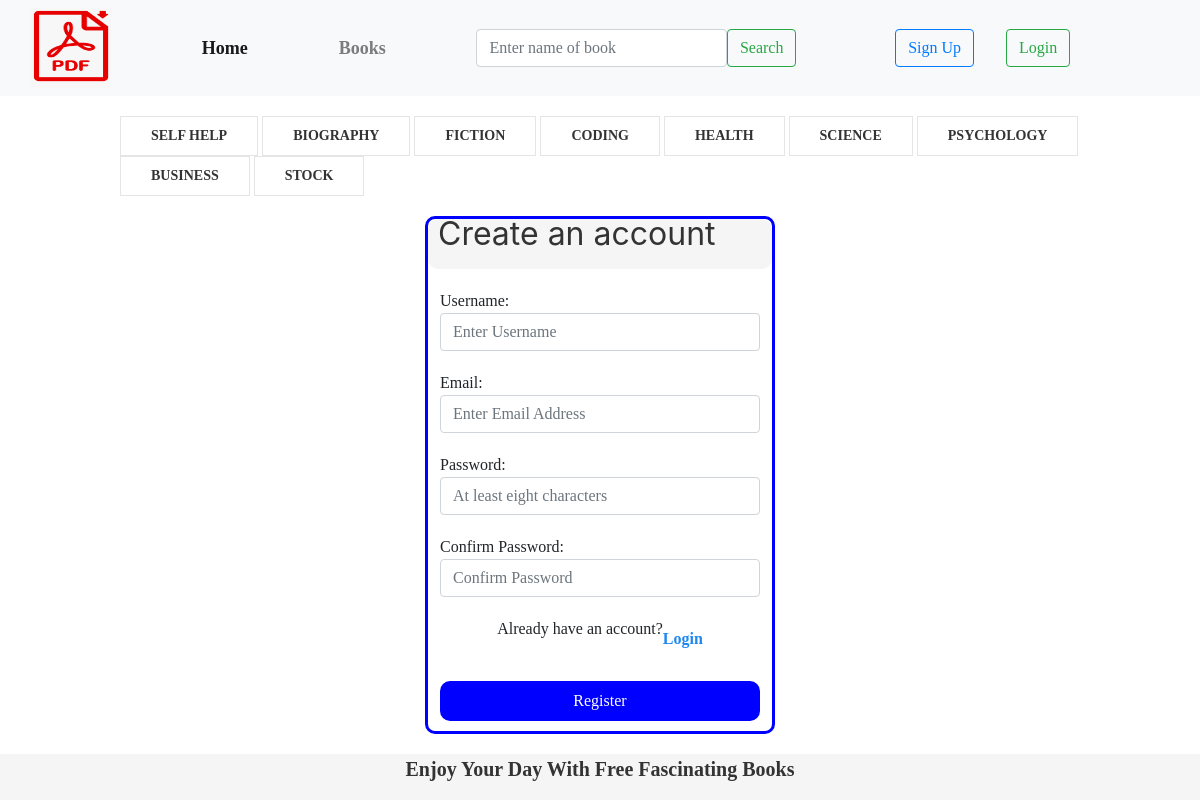
Page /book/register on the committed database.
### bookapp/models.py (models this page shows, shortened)
class Category(models.Model):
    name = models.CharField('Categories', max_length=50)
    slug = models.SlugField(max_length = 50)

### bookapp/views.py (the view)
# urls.py: path('register', views.register_page, name = 'register'),
def register_page(request):
    register_form = CreateUserForm()
    if request.method == 'POST':
        register_form = CreateUserForm(request.POST)
        if register_form.is_valid():
            register_form.save()
            messages.info(request, "Account Created Successfully!")
            return redirect('login')
    return render(request, 'register.html', {'register_form': register_form})

### bookapp/forms.py
class CreateUserForm(UserCreationForm):
    username = forms.CharField(max_length = 100, widget = forms.TextInput(attrs={
        'class' : 'form-control', 'placeholder': 'Enter Username'
    }))
    email = forms.CharField(max_length = 100, widget = forms.EmailInput(attrs={
        'class' : 'form-control', 'placeholder': 'Enter Email Address'
    }))
    password1 = forms.CharField(max_length = 100, widget = forms.PasswordInput(attrs={
        'class' : 'form-control', 'placeholder': 'At least eight characters'
    }))
    password2 = forms.CharField(max_length = 100, widget = forms.PasswordInput(attrs={
        'class' : 'form-control', 'placeholder': 'Confirm Password'
    }))
    class Meta:
        model = User
        fields = ['username', 'email', 'password1', 'password2']

### bookapp/context_processors.py (called while the page is built)
def category_links(request):
    category = Category.objects.all()
    return {'categories': category}

def book_search(request):
    search_form = BookSearchForm
    if request.method == 'POST':
        search_form = BookSearchForm(request.POST)
        if search_form.is_valid():
            search_form.save()
    return{'search_form': search_form}

### bookapp/templates/register.html (shortened to what this page needs)
{% extends 'base.html' %}
{% block content %}
<div id = 'container'>
    <div class = 'header'>
      <h2>Create an account</h2>
    </div>
    <form action = '#' method = 'POST'>
      <div id = 'form-control'>
          <label>Username:</label>
          {{register_form.username}}
        </div>
        <div id = 'form-control'>
          <label>Email:</label>
          {{register_form.email}}
        </div>
      <div id = 'form-control'>
          <label>Password:</label>
          {{register_form.password1}}
        </div>
       <div id = 'form-control'>
          <label>Confirm Password:</label>
          {{register_form.password2}}
        </div>
      <div id = 'haveAnAccount'>
        <p>Already have an account?</p>
        <a href = "{% url 'login' %}"><strong>Login</strong></a>
      </div>
      <button type = 'submit' id = 'submitButton'>Register</button>
    </form>
  </div>
  {% endblock %}

### templates/base.html (shortened to what this page needs)
{% load static %}
<!DOCTYPE html>
<html lang="en">
<head>
    <link rel = 'stylesheet' href ="{% static 'bootstrap/css/bootstrap.min.css' %}">
    <link rel = 'stylesheet' href ="{% static 'css/style.css' %}">
    <link rel = 'stylesheet' href ="{% static 'css/register.css' %}">
    <link rel = 'stylesheet' href ="{% static 'css/style.css' %}">
    <link rel = 'stylesheet' href ="{% static 'css/home.css' %}">
    <link rel = 'stylesheet' href ="{% static 'css/book_detail.css' %}">
    <link rel = 'stylesheet' href = "{% static 'uikit/css/uikit.css' %}">
</head>
<body>
  <nav class="navbar navbar-expand-lg navbar-light bg-light">
    <div class="container-fluid">
      <div id = 'logo'>
        <img src = "{% static 'img/pdf 3.png' %}">
      </div>
      <div class="collapse navbar-collapse" id="navbarSupportedContent" >
        <ul class="navbar-nav me-auto mb-2 mb-lg-0">
          <li class="nav-item">
            <a class="nav-link active" aria-current="page" href="{% url 'home' %}">Home</a>
          </li>
          <li class="nav-item">
            <a class="nav-link" href="{% url 'all_books' %}">Books</a>
          </li>
        </ul>
        <form class="d-flex" method = 'POST' action = "{% url 'book_search' %}" style="margin: 0px;">
          {{search_form.name_of_book}}
          <button class="btn btn-outline-success" type="submit">Search</button>
        </form>
      <div style = 'width: auto; display: flex'>
        {% if user.is_authenticated %}
         <div class="dropdown">
          <button class="btn btn-secondary dropdown-toggle" type="button" id="dropdownMenuButton1" data-bs-toggle="dropdown" aria-expanded="false">
            Hello {{user.username}}
          </button>
          <ul class="dropdown-menu" aria-labelledby="dropdownMenuButton1">
            <li><a class="dropdown-item" href="#">Upload Book</a></li>
            <li><a class="dropdown-item" href="{% url 'logout' %}">Logout</a></li>
          </ul>
        </div>
        {% else %}
          <a class="nav-link" href="{% url 'register' %}">
            <button type="button" class="btn btn-outline-primary">Sign Up</button></a>
            <a class="nav-link" href="{% url 'login' %}">
              <button type="button" class="btn btn-outline-success">Login</button>
            </a>
      {% endif %}
      </div>
      </div>
    </div>
  </nav>
      <p uk-margin style = "width: 80%; margin: auto; margin-top: 20px">
        {% for category in categories %}
        <a class="uk-button uk-button-default" href="{% url 'category_detail' category.slug %}"><strong>{{category.name}}</strong></a>
        {% endfor %}
    </p>
{% block content %}{% endblock %}
    <footer>
        <h4><strong>Enjoy Your Day With Free Fascinating Books</strong></h4>
    </footer>
</body>
</html>

### static/css/style.css (style rules this page uses)
* { margin: 0px; padding: 0px; box-sizing: border-box; font-family: Calibri; }
header, footer { width: 100%; height: 50px; background-color: whitesmoke; display: flex; align-items: center; justify-content: space-around; }
#logo { width: 80px; height: 80px; }
#logo img { width: 100%; height: 100%; }
nav { overflow: none; }
.navbar-collapse { justify-content: space-evenly !important; }
.navbar-collapse ul { width: 200px !important; justify-content: space-between; }
.navbar-collapse ul li a { font-weight: bold; font-size: 18px; }
footer { display: flex; align-items: center; justify-content: center; }

### static/css/register.css (style rules this page uses)
* { box-sizing: border-box; }
#container { width: 350px; height: auto; background-color: white; border-radius: 10px; margin: auto; border: 3px solid blue; margin-top: 20px; margin-bottom: 20px; padding-bottom: 10px; }
.header { width: 100%; height: 50px; display: flex; align-items: center; background-color: whitesmoke; border-radius: 10px; padding-left: 10px; margin-bottom: 10px; }
form { width: 320px; height: auto; margin: auto; }
#submitButton { width: 100%; height: 40px; background-color: blue; margin-top: 20px; border: none; color: white; border-radius: 10px; }
label { display: block !important; margin: 0px; }
#form-control { margin-top: 20px; }
#haveAnAccount { width: auto; margin: auto; display: flex; align-items: center; justify-content: center; margin-top: 20px; }

### static/css/book_detail.css (style rules this page uses)
* { padding: 0px; margin: 0px; box-sizing: border-box; }

### rows in the picture
Category: name "SELF HELP"
Category: name "BIOGRAPHY"
Category: name "FICTION"
Category: name "CODING"
Category: name "HEALTH"
Category: name "SCIENCE"
Category: name "PSYCHOLOGY"
Category: name "BUSINESS"
Category: name "STOCK"
